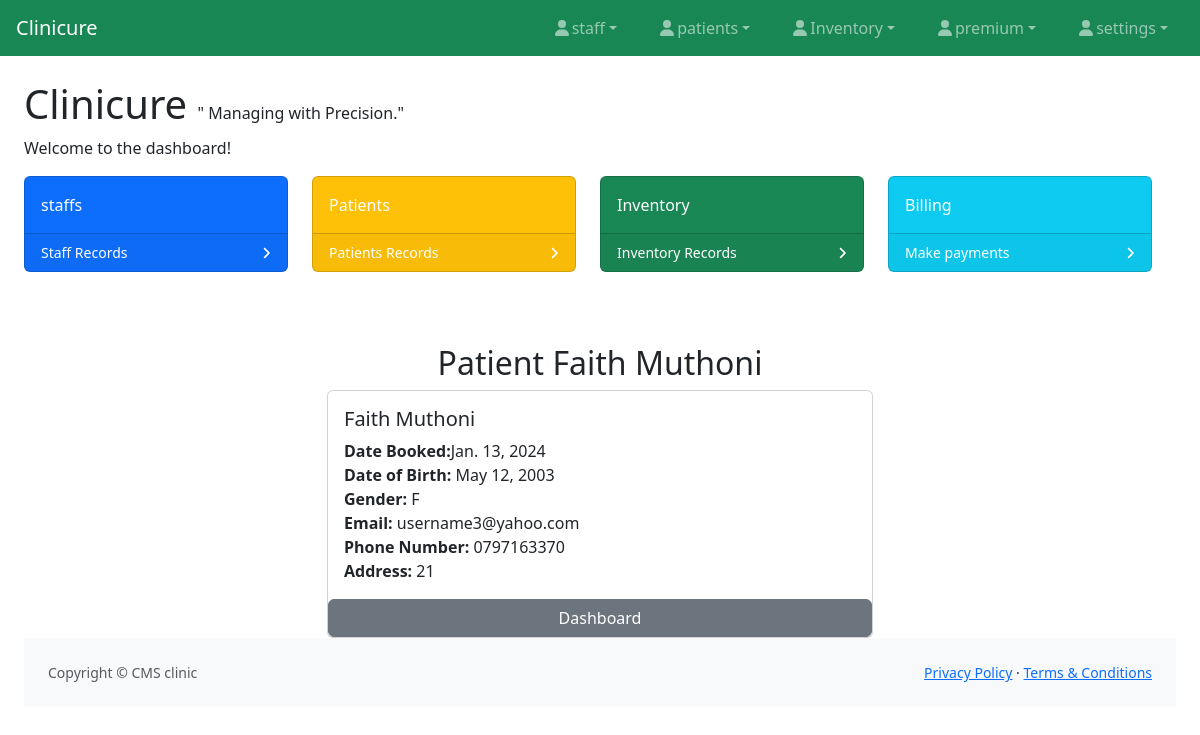
/viewmore/13/, run on the app's committed database.
### patients/models.py (models this page shows, shortened)
class patients(models.Model):
    GENDER_CHOICES = [
        ('M', 'Male'),
        ('F', 'Female'),
        ('O', 'Other'),
    ]
    date_added = models.DateField(auto_now=True)
    staffs = models.ForeignKey(staffs, on_delete=models.CASCADE, null=True)
    first_name = models.CharField(max_length=100)
    last_name = models.CharField(max_length=100)
    date_of_birth = models.DateField()
    gender = models.CharField(max_length=1, choices=GENDER_CHOICES)
    email = models.EmailField(blank=True, null=True)
    phone_number = models.CharField(max_length=15, blank=True, null=True)
    address = models.TextField(blank=True, null=True)

### patients/views.py (the view)
# urls.py: path('viewmore/<int:id>/',views.detailed_patient, name="detailed_patient"),
def detailed_patient(request, id):
    view = get_object_or_404(patients, id=id)
    context = {
        'patient': view,
    }
    return render(request, 'patient_detailed.html', context)

### patients/templates/patient_detailed.html (shortened to what this page needs)
{% extends 'base.html' %}
{% block body %}
    <div class="container mt-5">
        <h2 class="text-center">Patient {{ patient.first_name }} {{ patient.last_name }}</h2>
        <div class="row">
            <div class="col-md-6 offset-md-3">
                <div class="card">
                    <div class="card-body">
                        <h5 class="card-title">{{ patient.first_name }} {{ patient.last_name }}</h5>
                        <p class="card-text">
                            <strong>Date Booked:</strong>{{ patient.date_added }} <br>
                            <strong>Date of Birth:</strong> {{ patient.date_of_birth }}<br>
                            <strong>Gender:</strong> {{ patient.gender }}<br>
                            <strong>Email:</strong> {{ patient.email }}<br>
                            <strong>Phone Number:</strong> {{ patient.phone_number }}<br>
                            <strong>Address:</strong> {{ patient.address }}<br>
                                                   </p>
                    </div>
                      <a href="{% url 'patients:view_patients' %}" class="btn btn-secondary">Dashboard</a>
                </div>
            </div>
        </div>
    </div>
{% endblock %}

### data on the page
patients: first_name "Faith", last_name "Muthoni", date_added "Jan. 13, 2024", date_of_birth "May 12, 2003", gender "F", email "username3@yahoo.com", phone_number "0797163370", address "21"
